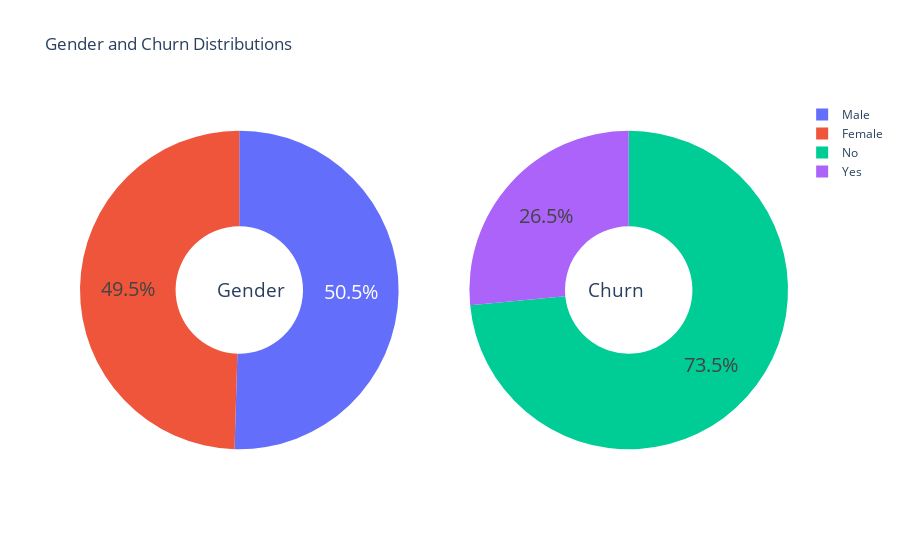

The notebook cell this image was saved under:
### Code cell
g_labels = ['Male', 'Female']
c_labels = ['No', 'Yes']
# Create subplots: use 'domain' type for Pie subplot
fig = make_subplots(rows=1, cols=2, specs=[[{'type':'domain'}, {'type':'domain'}]])
fig.add_trace(go.Pie(labels=g_labels, values=df['gender'].value_counts(), name="Gender"),
              1, 1)
fig.add_trace(go.Pie(labels=c_labels, values=df['Churn'].value_counts(), name="Churn"),
              1, 2)

# Use `hole` to create a donut-like pie chart
fig.update_traces(hole=.4, hoverinfo="label+percent+name", textfont_size=20)

fig.update_layout(
    title_text="Gender and Churn Distributions",
    # Add annotations in the center of the donut pies.
    annotations=[dict(text='Gender', x=0.19, y=0.5, font_size=19, showarrow=False),
                 dict(text='Churn', x=0.8, y=0.5, font_size=19, showarrow=False)])
fig.show()

### Figure 1 — Plotly figure (JSON) as saved in the notebook; plotly's stock layout.template omitted (floating-point values rounded to 4 significant figures)
{"data": [{"domain": {"x": [0, 0.45], "y": [0, 1]}, "hole": 0.4, "hoverinfo": "label+percent+name", "labels": ["Male", "Female"], "name": "Gender", "textfont": {"size": 20}, "type": "pie", "values": [3555, 3488]}, {"domain": {"x": [0.55, 1], "y": [0, 1]}, "hole": 0.4, "hoverinfo": "label+percent+name", "labels": ["No", "Yes"], "name": "Churn", "textfont": {"size": 20}, "type": "pie", "values": [5174, 1869]}], "layout": {"annotations": [{"font": {"size": 19}, "showarrow": false, "text": "Gender", "x": 0.19, "y": 0.5}, {"font": {"size": 19}, "showarrow": false, "text": "Churn", "x": 0.8, "y": 0.5}], "title": {"text": "Gender and Churn Distributions"}}}
